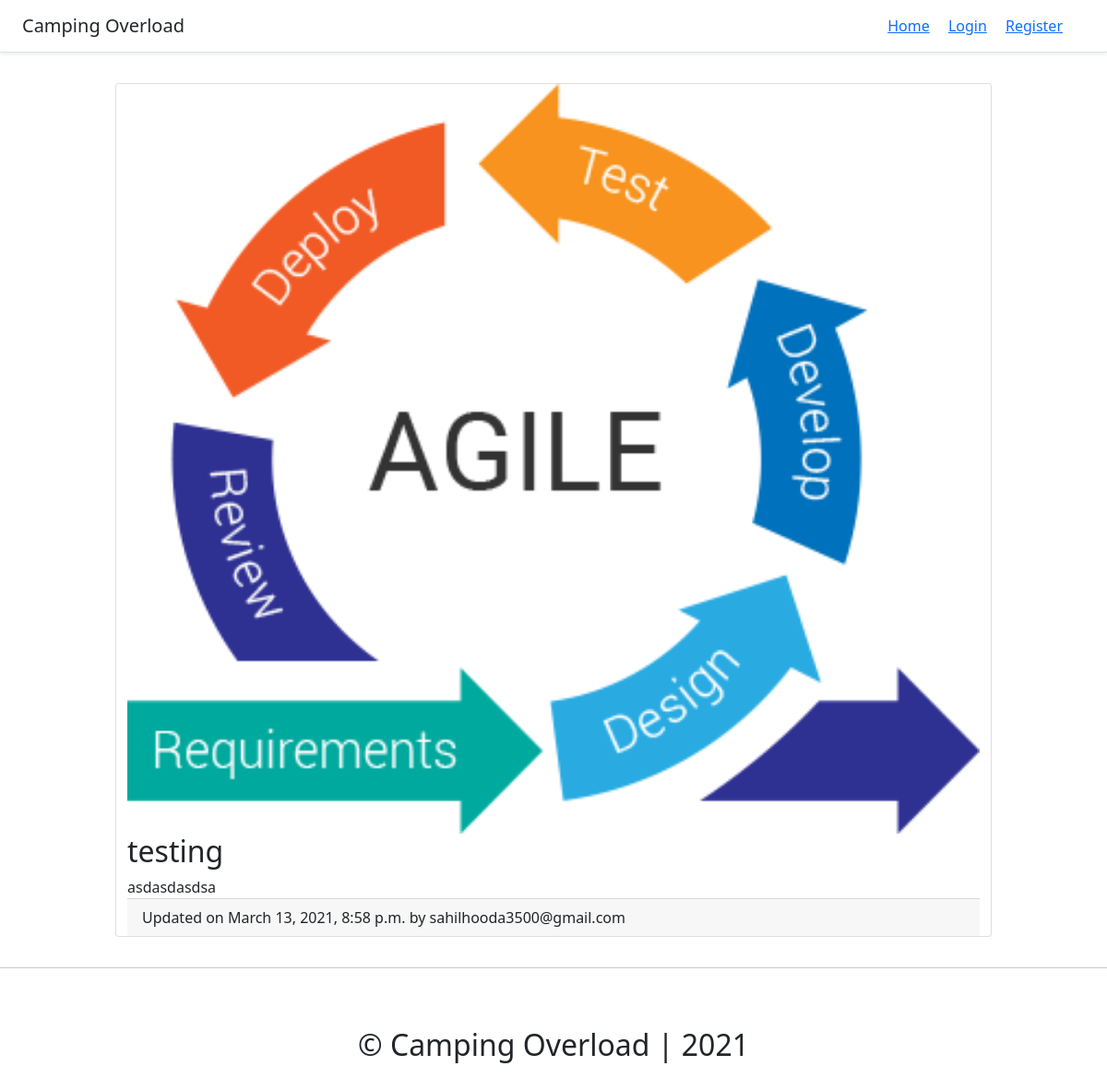
The app's page /destination/sahilhooda-testing/, older data.
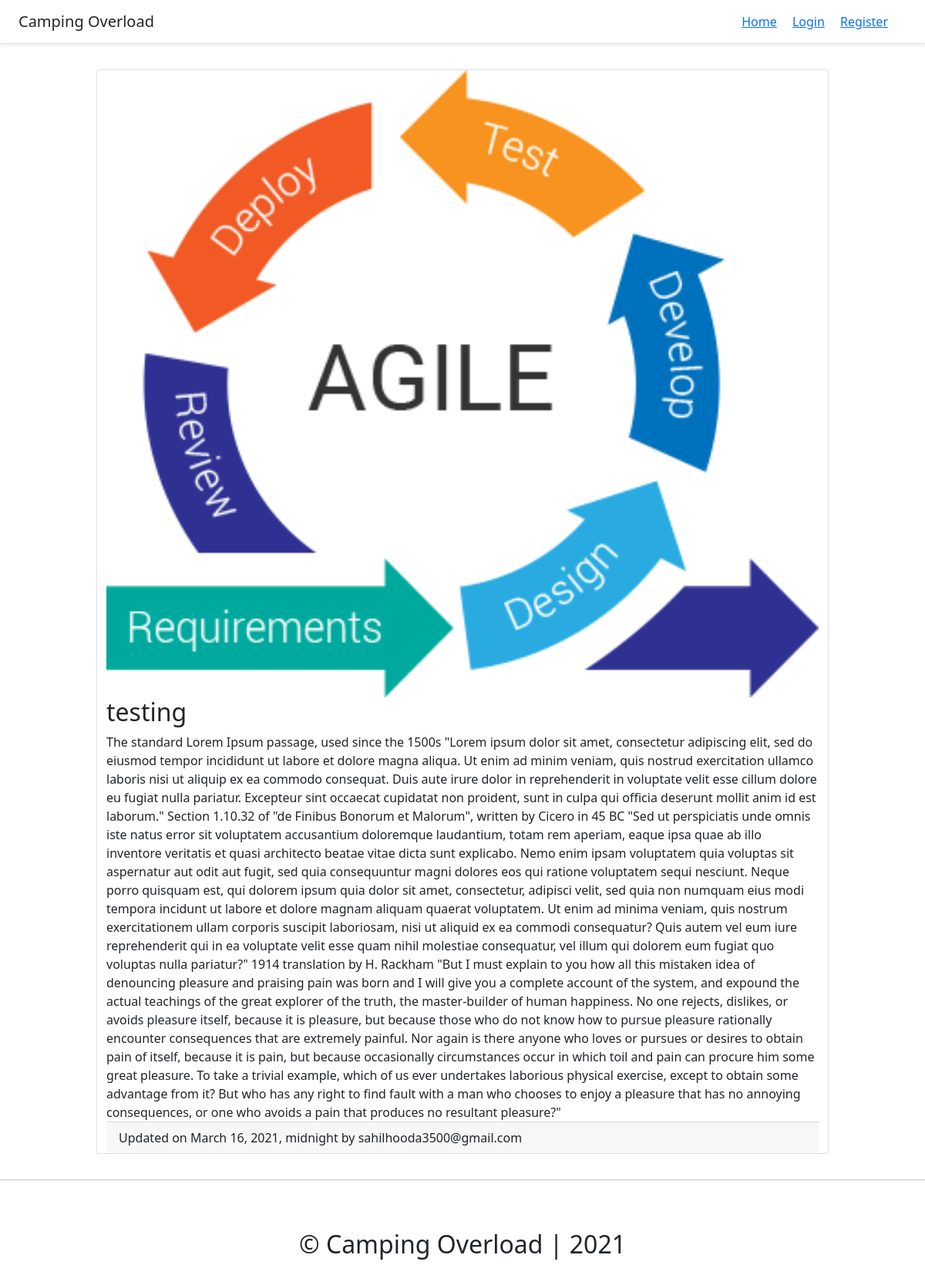
The same page, newer data.
### destination/models.py (models this page shows, shortened)
class BlogPost(models.Model):
    title               = models.CharField(max_length=50, null=False, blank=False)
    body                = models.TextField(max_length=5000, null=False, blank=False)
    image               = models.ImageField(upload_to=upload_location, null=False, blank=False)
    date_published      = models.DateTimeField(auto_now_add=True, verbose_name="date published")
    date_updated        = models.DateTimeField(auto_now=True,verbose_name="date updated")
    author              = models.ForeignKey(settings.AUTH_USER_MODEL, on_delete=models.CASCADE)
    slug                = models.SlugField(blank=True, unique=True)

### account/models.py (models this page shows, shortened)
class Account(AbstractBaseUser):
    email                    = models.EmailField(verbose_name="email", max_length=60,unique=True)
    username                 = models.CharField(max_length=30,unique=True)
    date_joined              = models.DateTimeField(verbose_name='date joined',auto_now=True)
    last_login               = models.DateTimeField(verbose_name='last login',auto_now=True)
    is_admin                 = models.BooleanField(default=False)
    is_staff                 = models.BooleanField(default=False)
    is_supervisor            = models.BooleanField(default=False)
    is_active                = models.BooleanField(default=True)
    USERNAME_FIELD = 'email'
    REQUIRED_FIELDS = ['username']
    objects = AccountManager()
    def __str__(self):
        return self.email

### destination/views.py (the view)
# urls.py: path('<slug>/', description_view, name="description"),
def description_view(request, slug):
    context = {}
    campsites = get_object_or_404(BlogPost, slug=slug)
    context['campsites'] = campsites
    return render(request, 'destination/description.html',context)

### destination/templates/destination/description.html (shortened to what this page needs)
{% extends 'base.html'%}
{%block content%}
<div class="container">
    <div class="row">
        <div class="card">
            <img class="card-img-top" src="{{campsites.image.url}}">
            <div>
                <h2 class="card-title">{{campsites.title}}</h2>
                <p class="card-text">{{campsites.body}}</p>
            </div>
            <div class="card-footer">
                Updated on {{campsites.date_updated}} by {{campsites.author}}
            </div>
        </div>
    </div>
</div>
{% endblock content%}

Row changes from the older to the newer data that the page shows:
changed BlogPost "testing": body "asdasdasdsa" → "The standard Lorem Ipsum passage, used since the 1500s \"Lorem ipsum dolor sit amet, consectetur adipiscing elit, sed do eiusmod tempor incididunt ut labore et dolore magna aliqua. Ut enim ad minim veniam, quis nostrud exercitation ullamco laboris nisi ut aliquip ex ea commodo consequat. Duis aute irure dolor in reprehenderit in voluptate velit esse cillum dolore eu fugiat nulla pariatur. Excepteur sint occaecat cupidatat non proident, sunt in culpa qui officia deserunt mollit anim id est laborum.\" Section 1.10.32 of \"de Finibus Bonorum et Malorum\", written by Cicero in 45 BC \"Sed ut perspiciatis unde omnis iste natus error sit voluptatem accusantium doloremque laudantium, totam rem aperiam,…"; date_updated "March 13, 2021, 8:58 p.m." → "March 16, 2021, midnight"
